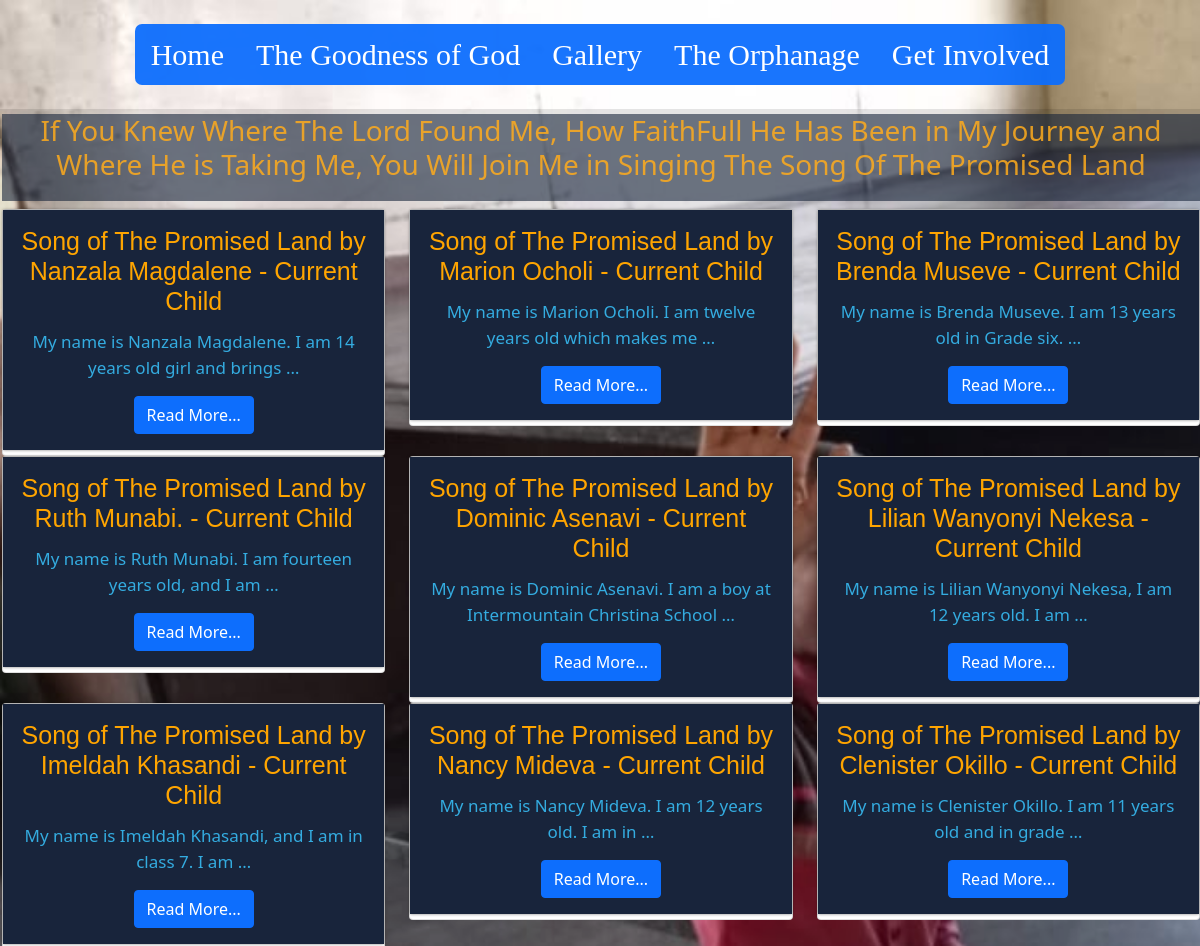
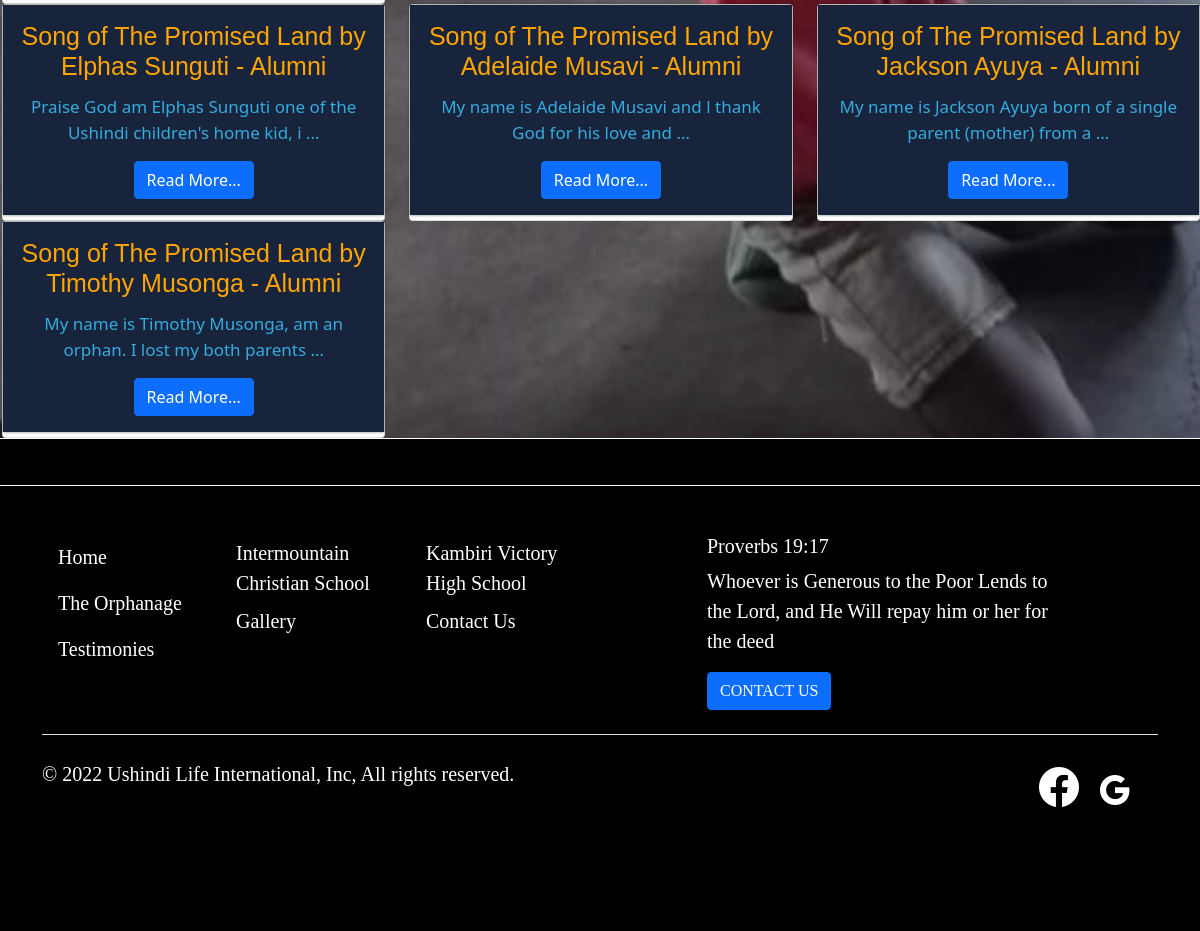
Page /song on the committed database (2 pictures, top to bottom).
### ushindi_app/models.py (models this page shows, shortened)
class Testimony(models.Model):
    title = models.CharField(max_length=200)
    singer = models.CharField(max_length=100)
    created_on = models.DateTimeField(auto_now_add=True)
    body = models.TextField()
    status = models.CharField(max_length=13, choices=STATUS, default='Alumni')
    class Meta :
        ordering = ['-created_on']

### ushindi_app/views.py (the view)
# urls.py: path('song', views.song, name='song'),
def song(request):
    posts = Testimony.objects.all().order_by('-created_on')
    return render(request, 'ushindi_app/song.html', {'posts':posts})

### ushindi_app/templates/ushindi_app/song.html (shortened to what this page needs)
<!doctype html>
{% load static %}
<html lang="en">
  <head>
    <link href="https://cdn.jsdelivr.net/npm/bootstrap@5.1.3/dist/css/bootstrap.min.css" rel="stylesheet">
    <link rel="stylesheet" href="https://cdnjs.cloudflare.com/ajax/libs/font-awesome/4.7.0/css/font-awesome.min.css">
    <link rel="stylesheet" href="https://cdn.jsdelivr.net/npm/bootstrap-icons@1.9.1/font/bootstrap-icons.css">
    <link rel="stylesheet" href="{% static 'css/song.css' %}">
  </head>
  <body>
<div class="topdiv">
  <div class="lownav">
    <nav class="navbar navbar-custom mainnav">
    <header class="d-flex flex-wrap justify-content-center py-3 mb-0">
      <ul class="nav nav-pills btnnav">
        <li class="nav-item"><a href="{% url 'index' %}" class="nav-link text-white" aria-current="page">Home</a></li>
        <li class="nav-item"><a href="{% url 'song' %}" class="nav-link text-white">The Goodness of God</a></li>
        <li class="nav-item"><a href="{% url 'album' %}" class="nav-link text-white">Gallery</a></li>
        <li class="nav-item"><a href="{% url 'orphanhome' %}" class="nav-link text-white">The Orphanage</a></li>
        <li class="nav-item"><a href="{% url 'involved' %}" class="nav-link text-white">Get Involved</a></li>
      </ul>
    </header>
  </nav>
  </div>
    <div class="goodogod">
          <h3>If You Knew Where The Lord Found Me, How FaithFull He Has Been in My Journey and Where He is Taking Me, You Will Join Me in Singing The Song Of The Promised Land</h3>
          <div class="row">
            {% for post in posts %}
            <div class="col-sm-4">
              <div class="card">
                <div class="card-body icsmottohead">
                  <h5 class="card-title">Song of The Promised Land by {{post.singer}} - {{post.status}} </h5>
                  <p class="card-text">{{post.body |truncatewords:13}}</p>
                  <a href="{% url 'read_more' post.id %}" class="btn btn-primary">Read More...</a>
                </div>
              </div>
            </div>
            {% endfor %}
        </div>
    </div>
</div>
<footer>
  <div class="b-example-divider copi"></div>
  <div class="container copi">
    <footer class="py-5">
      <div class="row">
        <div class="col-2">
          <ul class="nav flex-column">
            <li class="nav-item"><a href="{% url 'index' %}" class="nav-link text-white">Home</a></li>
            <li class="nav-item "><a href="{% url 'orphanhome' %}" class="nav-link text-white">The Orphanage</a></li>
            <li class="nav-item "><a href="{% url 'song' %}" class="nav-link text-white">Testimonies</a></li>
          </ul>
        </div>
        <div class="col-2">
          <ul class="nav flex-column">
            <li class="nav-item"><a href="{% url 'ics' %}" class="nav-link p-1 text-white">Intermountain Christian School</a></li>
            <li class="nav-item"><a href="{% url 'album' %}" class="nav-link p-1 text-white">Gallery</a></li>
          </ul>
        </div>
        <div class="col-2">
          <ul class="nav flex-column">
            <li class="nav-item"><a href="{% url 'high' %}" class="nav-link p-1 text-white">Kambiri Victory High School</a></li>
            <li class="nav-item"><a href="mailto:ushindilife@gmail.com" class="nav-link p-1 text-white">Contact Us</a></li>
          </ul>
        </div>
        <div class="col-4 offset-1">
          <form>
            <h5>Proverbs 19:17</h5>
            <p>Whoever is Generous to the Poor Lends to the Lord, and He Will repay him or her for the deed</p>
            <div class="d-flex w-100 gap-2">
             <a class="btn btn-primary"  href="mailto:ushindilife@gmail.com">CONTACT US</a>
            </div>
          </form>
        </div>
      </div>
     <div class="d-flex justify-content-between py-4 my-4 border-top">
       <p>&copy; 2022 Ushindi Life International, Inc, All rights reserved.</p>
       <ul class="list-unstyled d-flex">
        <div class="container-fluid">
          <a class="navbar-brand" href="https://www.facebook.com/USHINDI-CHILDRENS-HOME-73403158082" target="_blank" rel="noopener noreferrer"><i class="bi bi-facebook" style="font-size:40px;color:white"></i></a>
          <a class="navbar-brand" href="mailto:ushindilife@gmail.com" target="_blank" rel="noopener noreferrer"><i class="bi bi-google" style="font-size:30px; color: white;"></i></a>
          </div>
       </ul>
     </div>
   </footer>
 </div>
 </footer>
  </body>
</html>

### ushindi_app/static/css/song.css (style rules this page uses)
.topdiv { background: url('/static/images/coverimg/song_back.jpg'); background-size: cover; height: 70%; }
.lownav { display: flex; justify-content: space-evenly; }
.lownav > .mainnav { height: auto; width: auto; }
.btnnav { -webkit-border-radius: 7; -moz-border-radius: 7; border-radius: 7px; font-family: 'Segoe UI', Tahoma, Geneva, Verdana, sans-serif; color: #ffffff; font-size: 30px; font-family: 'Rosarivo', serif; background-color: rgba(13,110,253,0.95); }
.goodogod { height: fit-content; padding-left: 2px; padding-top: 5px; width: 100%; margin: 0px auto 0px auto; text-align: center; background-color: rgba(0,0,0,0.1); }
.goodogod > h3 { text-align: center; padding-bottom: 20px; color:rgb(255, 172, 28, 0.85); background-color: rgba(22,34,57,0.59); }
.icsmottohead { margin: 0px 0px 5px 0px; height: auto; box-shadow:0px 0px 3px rgba(0,0,0,.5); background-color: rgba(22,34,57,0.99); }
.icsmottohead > h5 { text-align: center; align-items: center; font-size: 25px; color: orange; background-size: auto; font-family: 'Franklin Gothic Medium', 'Arial Narrow', Arial, sans-serif; }
.icsmottohead >p { text-align: center; color:#34ace0; font-size:17px; padding-top:5px; }
footer { background-color: rgba(0, 0, 0, 1); color: white; text-shadow: 2px ; font-family: 'Tangerine', serif; height: auto; }
footer > .copi { font-size: 20px; font-family: rosales; }
.b-example-divider { height: 3rem; background-color: rgba(0, 0, 0, .1); border: solid rgba(0, 0, 0, .15); border:#ffffff solid 3px; border-width: 1px 0; box-shadow: inset 0 .5em 1.5em rgba(0, 0, 0, .1), inset 0 .125em .5em rgba(0, 0, 0, .15); }
.bi { vertical-align: -.125em; fill: currentColor; }

### rows in the picture
Testimony: singer "Nanzala Magdalene", status "Current Child", body "My name is Nanzala Magdalene. I am 14 years old girl and brings …"
Testimony: singer "Marion Ocholi", status "Current Child", body "My name is Marion Ocholi. I am twelve years old which makes me …"
Testimony: singer "Brenda Museve", status "Current Child", body "My name is Brenda Museve. I am 13 years old in Grade six. …"
Testimony: singer "Ruth Munabi.", status "Current Child", body "My name is Ruth Munabi. I am fourteen years old, and I am …"
Testimony: singer "Dominic Asenavi", status "Current Child", body "My name is Dominic Asenavi. I am a boy at Intermountain Christina School …"
Testimony: singer "Lilian Wanyonyi Nekesa", status "Current Child", body "My name is Lilian Wanyonyi Nekesa, I am 12 years old. I am …"
Testimony: singer "Imeldah Khasandi", status "Current Child", body "My name is Imeldah Khasandi, and I am in class 7. I am …"
Testimony: singer "Nancy Mideva", status "Current Child", body "My name is Nancy Mideva. I am 12 years old. I am in …"
Testimony: singer "Clenister Okillo", status "Current Child", body "My name is Clenister Okillo. I am 11 years old and in grade …"
Testimony: singer "Elphas Sunguti", status "Alumni", body "Praise God am Elphas Sunguti one of the Ushindi children's home kid, i …"
Testimony: singer "Adelaide Musavi", status "Alumni", body "My name is Adelaide Musavi and l thank God for his love and …"
Testimony: singer "Jackson Ayuya", status "Alumni", body "My name is Jackson Ayuya born of a single parent (mother) from a …"
Testimony: singer "Timothy Musonga", status "Alumni", body "My name is Timothy Musonga, am an orphan. I lost my both parents …"
